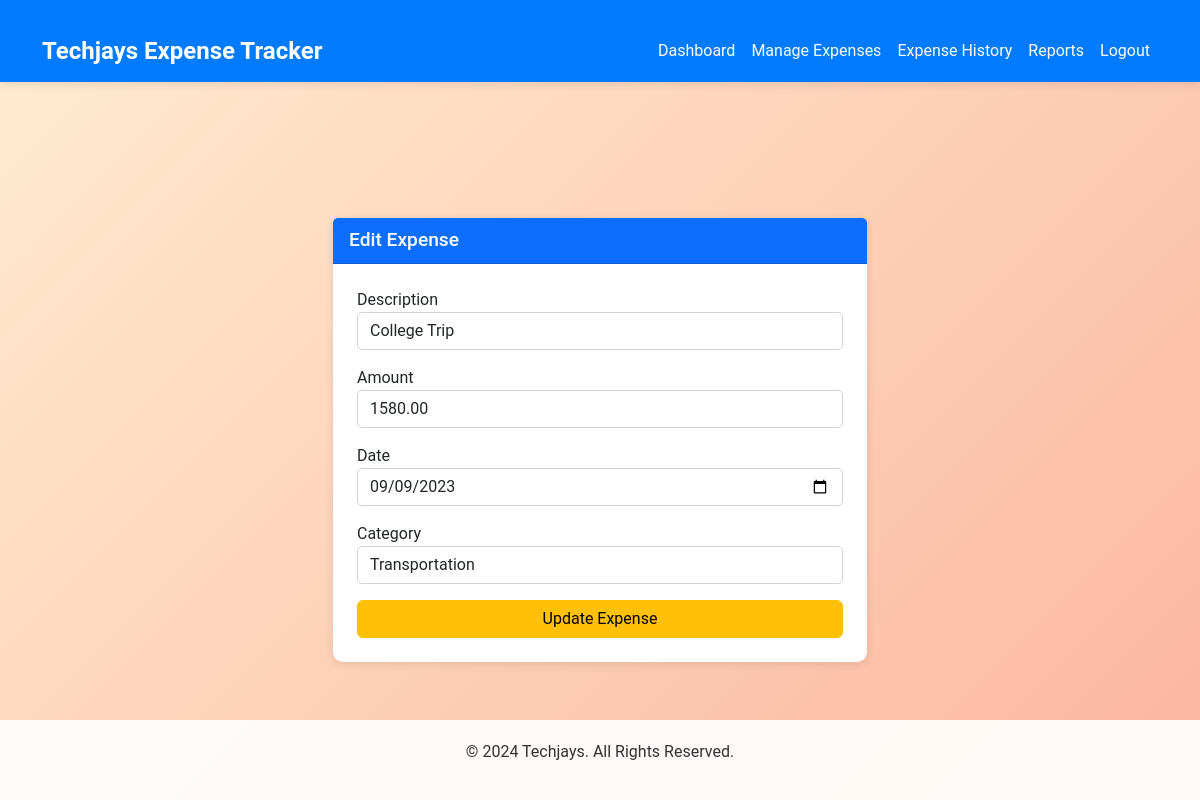
Screenshot of /edit_expense/3/ (signed in) with the database file from the repository.
### expenses/models.py (models this page shows, shortened)
class Expense(models.Model):
    CATEGORY_CHOICES = [
        ('Food', 'Food'),
        ('Transportation', 'Transportation'),
        ('Entertainment', 'Entertainment'),
        ('Healthcare', 'Healthcare'),
        ('Shopping', 'Shopping'),
        ('Other', 'Other'),
    ]
    user = models.ForeignKey(User, on_delete=models.CASCADE)
    description = models.CharField(max_length=255)
    amount = models.DecimalField(max_digits=10, decimal_places=2)
    date = models.DateField(default=timezone.now)
    category = models.CharField(max_length=50, choices=CATEGORY_CHOICES)
    class Meta:
        ordering = ['-date']

### expenses/views.py (the view, shortened to what this page needs)
# urls.py: path('edit_expense/<int:id>/', views.edit_expense, name='edit_expense'),
@login_required
def edit_expense(request, id):
    expense = Expense.objects.get(id=id, user=request.user)
    return render(request, 'edit_expense.html', {'expense': expense, 'show_navbar': True})

### expenses/templates/edit_expense.html (shortened to what this page needs)
{% extends 'base.html' %}
{% load static %}
{% block content %}
<div class="container mt-5">
    <div class="row">
        <div class="col-md-6 offset-md-3">
            <div class="card">
                <div class="card-header bg-primary text-white">
                    Edit Expense
                </div>
                <div class="card-body">
                    <form method="POST">
                        <div class="form-group mb-3">
                            <label for="description">Description</label>
                            <input type="text" class="form-control" id="description" name="description" value="{{ expense.description }}" required>
                        </div>
                        <div class="form-group mb-3">
                            <label for="amount">Amount</label>
                            <input type="number" step="0.01" class="form-control" id="amount" name="amount" value="{{ expense.amount }}" required>
                        </div>
                        <div class="form-group mb-3">
                            <label for="date">Date</label>
                            <input type="date" class="form-control" id="date" name="date" value="{{ expense.date|date:'Y-m-d' }}" required>
                        </div>
                        <div class="form-group mb-3">
                            <label for="category">Category</label>
                            <select class="form-control" id="category" name="category" required>
                                <option value="Transportation" {% if expense.category == 'Transportation' %}selected{% endif %}>Transportation</option>
                            </select>
                        </div>
                        <button type="submit" class="btn btn-warning w-100">Update Expense</button>
                    </form>
                </div>
            </div>
        </div>
    </div>
</div>
{% endblock %}

### static/css/styles.css (style rules this page uses)
body { font-family: 'Roboto', sans-serif; background-color: #f8f9fa; }
.card { border-radius: 10px; box-shadow: 0 2px 10px rgba(0, 0, 0, 0.1); border: none; margin-bottom: 20px; }
.card-header { font-size: 1.2rem; font-weight: 500; }
.form-control { border-radius: 5px; border: 1px solid #ced4da; }
.container { padding-top: 20px; }
.card-body { padding: 1.5rem; }

### expenses/templates/base.html (style rules this page uses)
body { font-family: 'Roboto', sans-serif; background: linear-gradient(135deg, #ffecd2, #fcb69f); margin: 0; padding: 0; height: 100vh; display: flex; flex-direction: column; }

### rows the page displays
Expense: description "College Trip", amount "1580.00", date "09/09/2023", category "Transportation"
